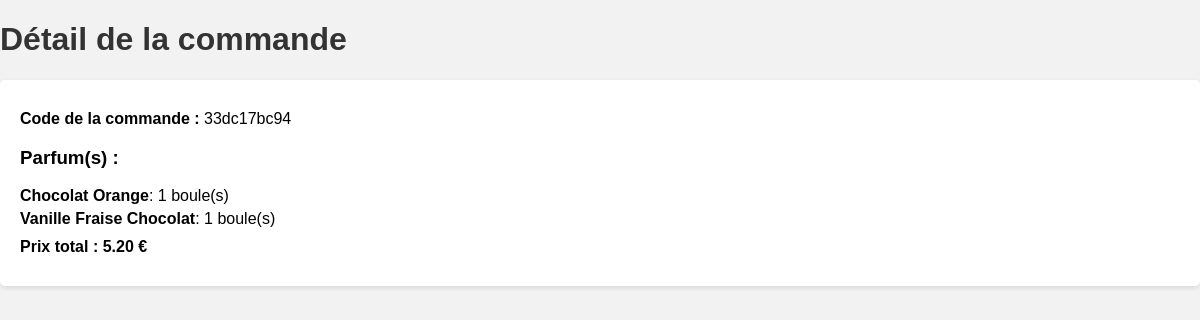
Page /details_order/3/ on the committed database.
### glacier/models.py (models this page shows, shortened)
class Order(models.Model):
    flavors = models.ManyToManyField(Flavor, through="OrderFlavor")
    code = models.CharField(max_length=10, unique=True)
    def calculate_total_price(self):
        total_price = 0
        for order_flavor in self.orderflavor_set.all():
            total_price += order_flavor.quantity * order_flavor.flavor.price_per_scoop
        return total_price

class OrderFlavor(models.Model):
    order = models.ForeignKey(Order, on_delete=models.CASCADE)
    flavor = models.ForeignKey(Flavor, on_delete=models.CASCADE)
    quantity = models.IntegerField(default=0)

class Flavor(models.Model):
    name = models.CharField(max_length=255)
    price_per_scoop = models.DecimalField(max_digits=5, decimal_places=2)
    quantity_available = models.IntegerField(default=40)
    image = models.ImageField(upload_to="images/")

### glacier/views.py (the view)
# urls.py: path('details_order/<str:order_id>/', order_detail, name='order_detail'),
def order_detail(request, order_id):
    order = get_object_or_404(Order, id=order_id)
    flavors = OrderFlavor.objects.filter(order=order)
    total_price = order.calculate_total_price()
    template = loader.get_template("glacier/order_detail.html")
    context = {"order": order, "flavors": flavors, "total_price": total_price}
    return HttpResponse(template.render(context, request))

### glacier/templates/glacier/order_detail.html (shortened to what this page needs)
<!DOCTYPE html>
<html>
  <head>
  </head>
  <body>
    <h1>Détail de la commande</h1>
    <div class="order-info">
      <p><strong>Code de la commande :</strong> {{ order.code }}</p>
      <h3>Parfum(s) :</h3>
      <ul class="flavor-list">
        {% for order_flavor in order.orderflavor_set.all %}
        <li>
          <span>{{ order_flavor.flavor.name }}</span>: {{ order_flavor.quantity}} boule(s)
        </li>
        {% endfor %}
      </ul>
      <p class="total-price">
        <strong>Prix total :</strong> {{ order.calculate_total_price }} €
      </p>
    </div>
  </body>
</html>

### glacier/templates/glacier/order_detail.html (style rules this page uses)
body { font-family: Arial, sans-serif; background-color: #f2f2f2; margin: 0; padding: 0; }
h1 { color: #333; }
.order-info { background-color: #fff; padding: 20px; border-radius: 5px; box-shadow: 0 2px 5px rgba(0, 0, 0, 0.1); }
.order-info p { margin: 10px 0; }
.flavor-list { list-style-type: none; padding: 0; margin: 0; }
.flavor-list li { margin-bottom: 5px; }
.flavor-list li span { font-weight: bold; }
.total-price { font-weight: bold; margin-top: 10px; }

### rows in the picture
Order: code "33dc17bc94", calculate_total_price "5.20"
OrderFlavor: flavor.name "Chocolat Orange", quantity "1"
OrderFlavor: flavor.name "Vanille Fraise Chocolat", quantity "1"
